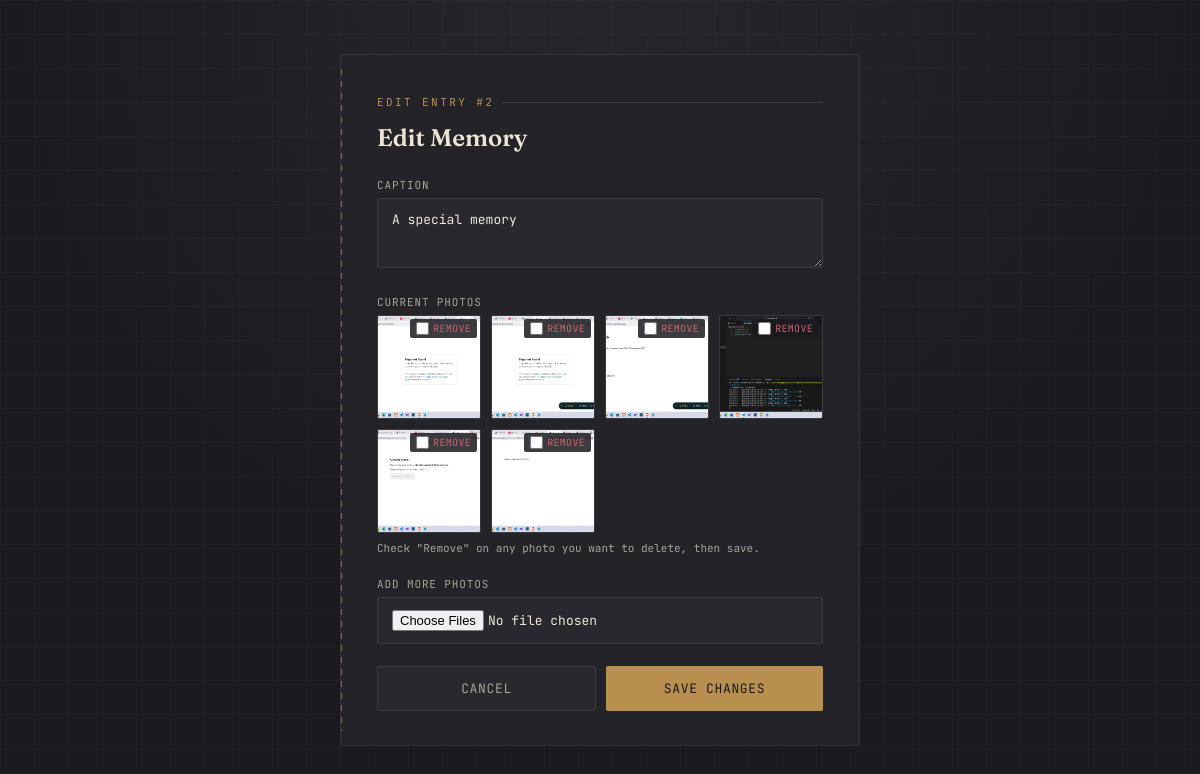
The page /admin/edit/2 (signed in) on the database its author committed.
### app.py (models this page shows, shortened)
class Memory(db.Model):
    id = db.Column(db.Integer, primary_key=True)
    description = db.Column(db.String(300), default="A special memory")
    uploaded_at = db.Column(db.DateTime, default=datetime.utcnow)
    photos = db.relationship(
        "Photo", backref="memory", cascade="all, delete-orphan",
        order_by="Photo.id"
    )

class Photo(db.Model):
    id = db.Column(db.Integer, primary_key=True)
    filename = db.Column(db.String(300), nullable=False)
    memory_id = db.Column(db.Integer, db.ForeignKey("memory.id"), nullable=False)

### app.py (the view, shortened to what this page needs)
@app.route("/admin/edit/<int:memory_id>", methods=["GET", "POST"])
@admin_required
def edit_memory(memory_id):
    memory = Memory.query.get_or_404(memory_id)
    return render_template("edit.html", memory=memory)

### app.py (called while the page is built)
def admin_required(view):
    from functools import wraps
    @wraps(view)
    def wrapped(*args, **kwargs):
        if not session.get("is_admin"):
            return redirect(url_for("admin_login"))
        return view(*args, **kwargs)
    return wrapped

### templates/edit.html (shortened to what this page needs)
<!DOCTYPE html>
<html lang="en">
<head>
</head>
<body>
<div class="card">
  <div class="eyebrow">Edit Entry #{{ memory.id }}</div>
  <h1>Edit Memory</h1>
  <form method="POST" enctype="multipart/form-data" action="{{ url_for('edit_memory', memory_id=memory.id) }}">
    <div class="field">
      <label for="description">Caption</label>
      <textarea id="description" name="description">{{ memory.description }}</textarea>
    </div>
    <div class="field">
      <label>Current photos</label>
      <div class="photo-grid">
        {% for photo in memory.photos %}
        <div class="photo-item">
          <img src="{{ url_for('static', filename='uploads/' + photo.filename) }}" alt="">
          <label class="remove">
            <input type="checkbox" name="remove_photos" value="{{ photo.id }}">
            Remove
          </label>
        </div>
        {% else %}
        <p class="hint">No photos yet.</p>
        {% endfor %}
      </div>
      <p class="hint">Check "Remove" on any photo you want to delete, then save.</p>
    </div>
    <div class="field">
      <label for="new_photos">Add more photos</label>
      <input id="new_photos" type="file" name="new_photos" accept="image/*" multiple>
    </div>
    <div class="row">
      <a class="cancel" href="{{ url_for('admin_dashboard') }}">Cancel</a>
      <button type="submit">Save Changes</button>
    </div>
  </form>
</div>
</body>
</html>

### templates/edit.html (style rules this page uses)
:root { --ink:#1b1b1f; --panel:#232328; --panel-2:#28282e; --parchment:#ece5d6; --parchment-dim:#a7a297; --brass:#b98f4f; --brass-dim:#8a6c3e; --alert:#c1666b; }
* { box-sizing:border-box; }
body { margin:0; min-height:100vh; display:flex; align-items:center; justify-content:center; font-family:'JetBrains Mono', monospace; background:radial-gradient(circle at 50% 0%, #26262c, var(--ink) 60%); color:var(--parchment); padding:40px 16px; }
body::before { content:""; position:fixed; inset:0; background-image: linear-gradient(rgba(236,229,214,.028) 1px, transparent 1px), linear-gradient(90deg, rgba(236,229,214,.028) 1px, transparent 1px); background-size:34px 34px; pointer-events:none; }
.card { position:relative; z-index:1; background:var(--panel); width:min(520px, 92vw); padding:40px 36px 34px; border-radius:2px; border:1px solid #333338; }
.card::before { content:""; position:absolute; top:14px; bottom:14px; left:0; width:1px; background:repeating-linear-gradient(to bottom, var(--brass-dim) 0 6px, transparent 6px 12px); }
.eyebrow { font-size:11px; letter-spacing:.22em; text-transform:uppercase; color:var(--brass); margin-bottom:14px; display:flex; align-items:center; gap:8px; }
.eyebrow::after { content:""; flex:1; height:1px; background:#3a3a41; }
h1 { font-family:'Fraunces', serif; font-weight:600; font-size:24px; margin:0 0 26px; color:var(--parchment); }
label { display:block; font-size:11px; letter-spacing:.08em; text-transform:uppercase; color:var(--parchment-dim); margin-bottom:6px; }
.field { margin-bottom:22px; }
textarea, input[type="file"] { width:100%; font-family:'JetBrains Mono', monospace; font-size:13px; color:var(--parchment); background:var(--panel-2); border:1px solid #3a3a41; border-radius:2px; padding:12px 14px; outline:none; }
textarea { resize:vertical; min-height:70px; }
.photo-grid { display:grid; grid-template-columns:repeat(auto-fill, minmax(84px, 1fr)); gap:10px; }
.photo-item { position:relative; }
.photo-item img { width:100%; aspect-ratio:1/1; object-fit:cover; border-radius:2px; border:1px solid #3a3a41; display:block; }
.photo-item label.remove { position:absolute; top:4px; right:4px; display:flex; align-items:center; gap:4px; background:rgba(27,27,31,.85); padding:3px 6px; border-radius:2px; font-size:10px; color:var(--alert); text-transform:uppercase; letter-spacing:.03em; cursor:pointer; }
.photo-item input[type="checkbox"] { accent-color:var(--alert); margin:0; }
.hint { font-size:11px; color:var(--parchment-dim); margin-top:8px; }
.row { display:flex; gap:10px; margin-top:8px; }
button, .cancel { flex:1; text-align:center; font-family:'JetBrains Mono', monospace; font-size:13px; letter-spacing:.05em; text-transform:uppercase; padding:13px 16px; border-radius:2px; cursor:pointer; text-decoration:none; }
button { background:var(--brass); color:var(--ink); border:none; }
.cancel { background:var(--panel-2); color:var(--parchment-dim); border:1px solid #3a3a41; }

### rows shown on the page
Memory: id "2", description "A special memory"
Photo: filename (picture)
Photo: filename (picture)
Photo: filename (picture)
Photo: filename (picture)
Photo: filename (picture)
Photo: filename (picture)
